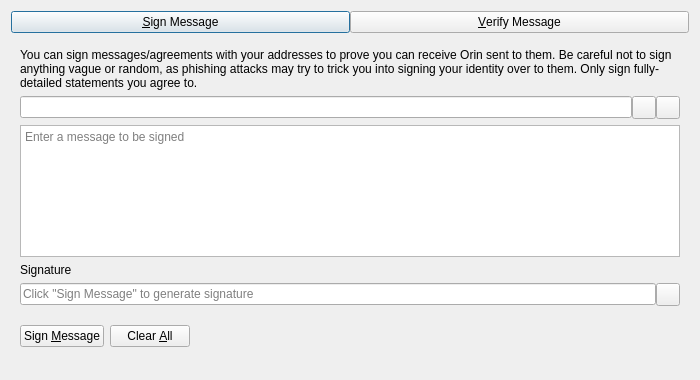
<?xml version="1.0" encoding="UTF-8"?>
<ui version="4.0">
 <class>SignVerifyMessageDialog</class>
 <widget class="QDialog" name="SignVerifyMessageDialog">
  <property name="geometry">
   <rect>
    <x>0</x>
    <y>0</y>
    <width>700</width>
    <height>380</height>
   </rect>
  </property>
  <property name="windowTitle">
   <string>Signatures - Sign / Verify a Message</string>
  </property>
  <property name="modal">
   <bool>true</bool>
  </property>
  <layout class="QVBoxLayout" name="verticalLayout">
   <item>
    <layout class="QHBoxLayout" name="horizontalLayout_Buttons_2">
     <property name="spacing">
      <number>0</number>
     </property>
     <property name="topMargin">
      <number>0</number>
     </property>
     <item>
      <widget class="QPushButton" name="btnSignMessage">
       <property name="text">
        <string>&amp;Sign Message</string>
       </property>
       <property name="checkable">
        <bool>true</bool>
       </property>
      </widget>
     </item>
     <item>
      <widget class="QPushButton" name="btnVerifyMessage">
       <property name="text">
        <string>&amp;Verify Message</string>
       </property>
       <property name="checkable">
        <bool>true</bool>
       </property>
      </widget>
     </item>
    </layout>
   </item>
   <item>
    <widget class="QStackedWidget" name="stackedWidgetSig">
     <property name="minimumSize">
      <size>
       <width>0</width>
       <height>0</height>
      </size>
     </property>
     <property name="currentIndex">
      <number>0</number>
     </property>
     <widget class="QWidget" name="pageSignMessage">
      <layout class="QVBoxLayout" name="verticalLayout_SM">
       <item>
        <widget class="QLabel" name="infoLabel_SM">
         <property name="text">
          <string>You can sign messages/agreements with your addresses to prove you can receive Orin sent to them. Be careful not to sign anything vague or random, as phishing attacks may try to trick you into signing your identity over to them. Only sign fully-detailed statements you agree to.</string>
         </property>
         <property name="textFormat">
          <enum>Qt::PlainText</enum>
         </property>
         <property name="wordWrap">
          <bool>true</bool>
         </property>
        </widget>
       </item>
       <item>
        <layout class="QHBoxLayout" name="horizontalLayout_1_SM">
         <property name="spacing">
          <number>0</number>
         </property>
         <item>
          <widget class="QValidatedLineEdit" name="addressIn_SM">
           <property name="toolTip">
            <string>The Orin address to sign the message with</string>
           </property>
          </widget>
         </item>
         <item>
          <widget class="QToolButton" name="addressBookButton_SM">
           <property name="toolTip">
            <string>Choose previously used address</string>
           </property>
           <property name="text">
            <string/>
           </property>
           <property name="shortcut">
            <string>Alt+A</string>
           </property>
          </widget>
         </item>
         <item>
          <widget class="QToolButton" name="pasteButton_SM">
           <property name="toolTip">
            <string>Paste address from clipboard</string>
           </property>
           <property name="text">
            <string/>
           </property>
           <property name="shortcut">
            <string>Alt+P</string>
           </property>
          </widget>
         </item>
        </layout>
       </item>
       <item>
        <widget class="QPlainTextEdit" name="messageIn_SM">
         <property name="toolTip">
          <string>Enter the message you want to sign here</string>
         </property>
         <property name="placeholderText">
          <string>Enter a message to be signed</string>
         </property>
        </widget>
       </item>
       <item>
        <widget class="QLabel" name="signatureLabel_SM">
         <property name="text">
          <string>Signature</string>
         </property>
         <property name="textFormat">
          <enum>Qt::PlainText</enum>
         </property>
        </widget>
       </item>
       <item>
        <layout class="QHBoxLayout" name="horizontalLayout_2_SM">
         <property name="spacing">
          <number>0</number>
         </property>
         <item>
          <widget class="QLineEdit" name="signatureOut_SM">
           <property name="placeholderText">
            <string>Click "Sign Message" to generate signature</string>
           </property>
           <property name="readOnly">
            <bool>true</bool>
           </property>
          </widget>
         </item>
         <item>
          <widget class="QToolButton" name="copySignatureButton_SM">
           <property name="toolTip">
            <string>Copy the current signature to the system clipboard</string>
           </property>
           <property name="text">
            <string/>
           </property>
          </widget>
         </item>
        </layout>
       </item>
       <item>
        <layout class="QHBoxLayout" name="horizontalLayout_3_SM">
         <item>
          <widget class="QPushButton" name="signMessageButton_SM">
           <property name="toolTip">
            <string>Sign the message to prove you own this Orin address</string>
           </property>
           <property name="text">
            <string>Sign &amp;Message</string>
           </property>
           <property name="autoDefault">
            <bool>false</bool>
           </property>
          </widget>
         </item>
         <item>
          <widget class="QPushButton" name="clearButton_SM">
           <property name="toolTip">
            <string>Reset all sign message fields</string>
           </property>
           <property name="text">
            <string>Clear &amp;All</string>
           </property>
           <property name="autoDefault">
            <bool>false</bool>
           </property>
          </widget>
         </item>
         <item>
          <spacer name="horizontalSpacer_1_SM">
           <property name="orientation">
            <enum>Qt::Horizontal</enum>
           </property>
           <property name="sizeHint" stdset="0">
            <size>
             <width>40</width>
             <height>48</height>
            </size>
           </property>
          </spacer>
         </item>
         <item>
          <widget class="QLabel" name="statusLabel_SM">
           <property name="text">
            <string/>
           </property>
           <property name="wordWrap">
            <bool>true</bool>
           </property>
          </widget>
         </item>
         <item>
          <spacer name="horizontalSpacer_2_SM">
           <property name="orientation">
            <enum>Qt::Horizontal</enum>
           </property>
           <property name="sizeHint" stdset="0">
            <size>
             <width>40</width>
             <height>48</height>
            </size>
           </property>
          </spacer>
         </item>
        </layout>
       </item>
      </layout>
     </widget>
     <widget class="QWidget" name="pageVerifyMessage">
      <layout class="QVBoxLayout" name="verticalLayout_VM">
       <item>
        <widget class="QLabel" name="infoLabel_VM">
         <property name="text">
          <string>Enter the receiver's address, message (ensure you copy line breaks, spaces, tabs, etc. exactly) and signature below to verify the message. Be careful not to read more into the signature than what is in the signed message itself, to avoid being tricked by a man-in-the-middle attack. Note that this only proves the signing party receives with the address, it cannot prove sendership of any transaction!</string>
         </property>
         <property name="textFormat">
          <enum>Qt::PlainText</enum>
         </property>
         <property name="alignment">
          <set>Qt::AlignLeading|Qt::AlignLeft|Qt::AlignTop</set>
         </property>
         <property name="wordWrap">
          <bool>true</bool>
         </property>
        </widget>
       </item>
       <item>
        <layout class="QHBoxLayout" name="horizontalLayout_1_VM">
         <property name="spacing">
          <number>0</number>
         </property>
         <item>
          <widget class="QValidatedLineEdit" name="addressIn_VM">
           <property name="toolTip">
            <string>The Orin address the message was signed with</string>
           </property>
          </widget>
         </item>
         <item>
          <widget class="QToolButton" name="addressBookButton_VM">
           <property name="toolTip">
            <string>Choose previously used address</string>
           </property>
           <property name="text">
            <string/>
           </property>
           <property name="shortcut">
            <string>Alt+A</string>
           </property>
          </widget>
         </item>
        </layout>
       </item>
       <item>
        <widget class="QPlainTextEdit" name="messageIn_VM">
          <property name="toolTip">
            <string>The signed message to verify</string>
          </property>
          <property name="placeholderText">
            <string>Enter a message to be verified</string>
          </property>
        </widget>
       </item>
       <item>
        <widget class="QValidatedLineEdit" name="signatureIn_VM">
          <property name="toolTip">
            <string>The signature given when the message was signed</string>
          </property>
          <property name="placeholderText">
            <string>Enter a signature for the message to be verified</string>
          </property>
        </widget>
       </item>
       <item>
        <layout class="QHBoxLayout" name="horizontalLayout_2_VM">
         <item>
          <widget class="QPushButton" name="verifyMessageButton_VM">
           <property name="toolTip">
            <string>Verify the message to ensure it was signed with the specified Orin address</string>
           </property>
           <property name="text">
            <string>Verify &amp;Message</string>
           </property>
           <property name="autoDefault">
            <bool>false</bool>
           </property>
          </widget>
         </item>
         <item>
          <widget class="QPushButton" name="clearButton_VM">
           <property name="toolTip">
            <string>Reset all verify message fields</string>
           </property>
           <property name="text">
            <string>Clear &amp;All</string>
           </property>
           <property name="autoDefault">
            <bool>false</bool>
           </property>
          </widget>
         </item>
         <item>
          <spacer name="horizontalSpacer_1_VM">
           <property name="orientation">
            <enum>Qt::Horizontal</enum>
           </property>
           <property name="sizeHint" stdset="0">
            <size>
             <width>40</width>
             <height>48</height>
            </size>
           </property>
          </spacer>
         </item>
         <item>
          <widget class="QLabel" name="statusLabel_VM">
           <property name="text">
            <string/>
           </property>
           <property name="wordWrap">
            <bool>true</bool>
           </property>
          </widget>
         </item>
         <item>
          <spacer name="horizontalSpacer_2_VM">
           <property name="orientation">
            <enum>Qt::Horizontal</enum>
           </property>
           <property name="sizeHint" stdset="0">
            <size>
             <width>40</width>
             <height>48</height>
            </size>
           </property>
          </spacer>
         </item>
        </layout>
       </item>
      </layout>
     </widget>
    </widget>
   </item>
  </layout>
 </widget>
 <customwidgets>
  <customwidget>
   <class>QValidatedLineEdit</class>
   <extends>QLineEdit</extends>
   <header>qt/qvalidatedlineedit.h</header>
  </customwidget>
 </customwidgets>
 <resources>
  <include location="../orin.qrc"/>
 </resources>
 <connections/>
</ui>
